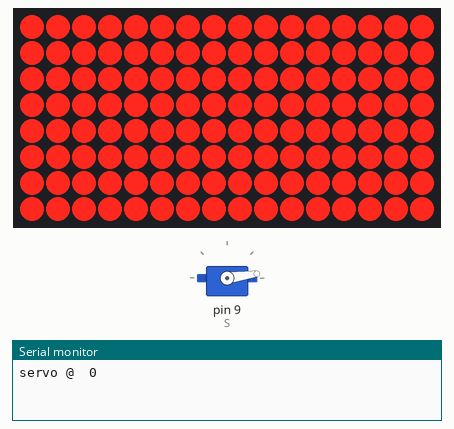
The sketch below on a simulated Arduino Uno, built with avr-gcc and run on an emulated ATmega328P. Shown: servo, 16×8 LED matrix, the last lines printed to the serial monitor.

Above: at 0.15 s.
At 4.3 s:
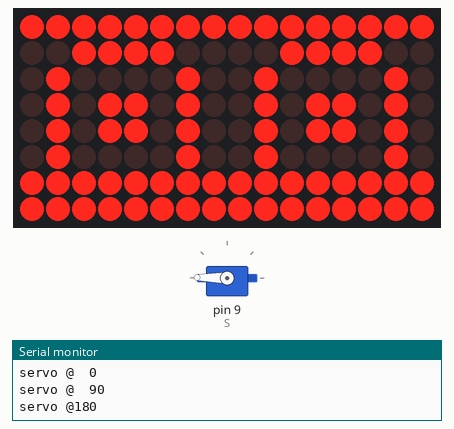
At 16.3 s:
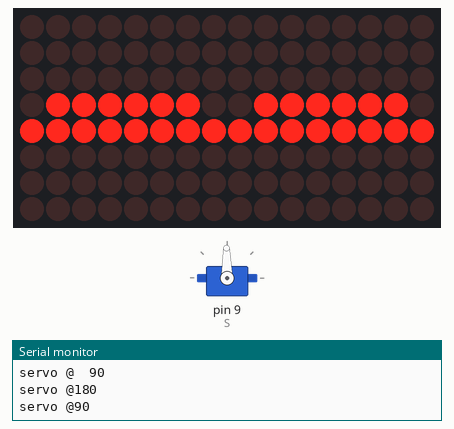
At 36.0 s:
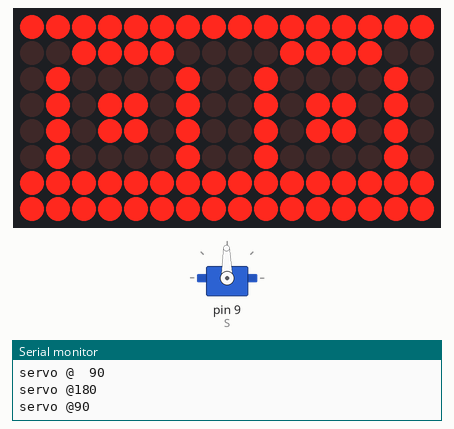
Timing chart, 0 to 40.0 s (numbered marks = the images above):
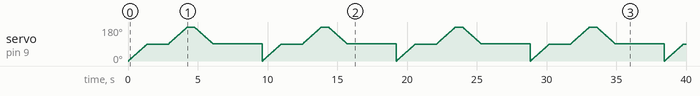

Measured:
- what the display in image 2 shows lasts 0.5 s, from 16.2 s to 16.7 s

The sketch:

CodeForHead.ino
```cpp
#include "LedControl.h"
#include "Servo.h"

// pin 12  DataIn
// pin 10  CLK
// pin 11  LOAD

#define ROBOT 2
LedControl lc=LedControl(12,10,11,ROBOT);

int initialpos=0;
const int eyeL = 0;
const int eyeR = 1;
byte left[8];


Servo S;

void setup() {
  S.attach(9);
  lc.shutdown(eyeL,false);
  lc.shutdown(eyeR,false);

  lc.setIntensity(eyeL,1);
  lc.setIntensity(eyeR,1);

  lc.clearDisplay(eyeL);
  lc.clearDisplay(eyeR);

  for(int row=0;row<8;row++) {
   lc.setRow(eyeL, row, 255);
   lc.setRow(eyeR, row, 255);

  }

  Serial.begin(9600);
}

void showNeutral() {
byte left[8] = {
B00000000,
B00111100,
B01000010,
B01011010,
B01011010,
B01000010,
B00111100,
B00000000};

  displayEmotion(left, left);
}

void showblink() {
  byte left[8]= {B11111111,B00111100,B01000010,B01011010,B01011010,B01000010,B11111111,B11111111};displayEmotion(left, left);}
void showblink_1() {
 byte left[8]= {B00000000,B00000000,B00000000,B01111110,B11111111,B00000000,B00000000,B00000000};displayEmotion(left, left);}

void showblink_5() {
  byte left[8]= {B11111111,B00111100,B01000010,B01011010,B01011010,B01000010,B11111111,B11111111};displayEmotion(left, left);}


void displayEmotion(byte left[8], byte right[8]) {
  lc.clearDisplay(eyeL);
  lc.clearDisplay(eyeR);
  for(int row=0;row<8;row++) {
    lc.setRow(eyeL,row,left[row]);
    lc.setRow(eyeR,row,right[row]);
  }
}

void loop() {

  Serial.println("servo @  0");

  S.write(0);
    for (int i=0;i<90;i++){
      S.write(i);
      delay(15);
    }

    Serial.println("servo @  90");


  showblink();
  delay(500);

  showblink_1();
  delay(500);

  showblink_5();
  delay(500);


   for (int i=90;i<180;i++){
      S.write(i);
      delay(15);
    }
    Serial.println("servo @180");
   delay(500);


   for (int i=180;i>90;i--){
      S.write(i);
      delay(15);
    }

Serial.println("servo @90");
     showblink();
  delay(500);
 showblink_1();
  delay(500);


  showblink_5();
  delay(500);

Serial.println("servo @90");
for (int i=90;i<60;i=i-1){
      S.write(i);
      delay(150);
    }
  delay(1000);
for (int i=60;i<30;i=i-1){
      S.write(i);
      delay(150);
    }

    delay(1000);

    for (int i=30;i<0;i=i-1){
      S.write(i);
      delay(150);
    }


}
```
